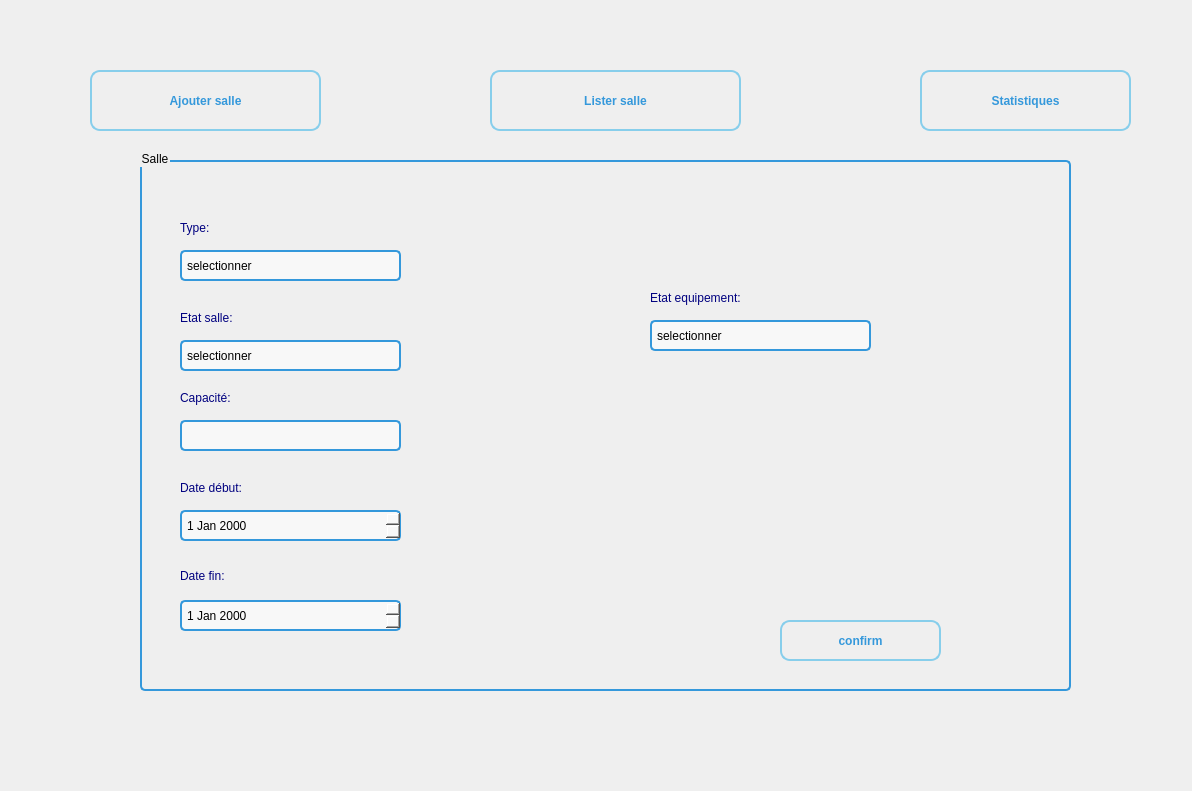
<?xml version="1.0" encoding="UTF-8"?>
<ui version="4.0">
 <class>Room</class>
 <widget class="QWidget" name="Room">
  <property name="geometry">
   <rect>
    <x>0</x>
    <y>0</y>
    <width>1192</width>
    <height>791</height>
   </rect>
  </property>
  <property name="windowTitle">
   <string>Form</string>
  </property>
  <property name="styleSheet">
   <string notr="true">QPushButton {
    background-color: transparent; /* Initially transparent background */
    color:#3498db;
    border: 2px solid #87CEEB;
    border-radius: 10px;
    padding: 10px 20px;
    font-weight: bold;

}
*{
  font: 75 11pt &quot;Poppins&quot;;
}
/* Hover effect */
QPushButton:hover {
    color:#fff;
    background-color: #64a1c2;
    border: 2px solid #4a7a8a;
}

/* Pressed effect */
QPushButton:pressed {
    background-color: #64a1c2;
    border: 2px solid #64a1c2;
    padding: 9px 19px;
}
QPushButton:checked {
    background-color: #64a1c2; /* Your desired color */
    border: none; /* Remove the border if needed */
}

QComboBox {
    padding: 5px;
    border: 2px solid #3498db;
    border-radius: 5px;
    background: #f8f8f8;
}

QComboBox::drop-down {
    subcontrol-origin: padding;
    subcontrol-position: right center;
    width: 20px; /* Ajustez la largeur selon vos besoins */
    border-left: none;
}

QComboBox::down-arrow {
    image: url(&quot;C:/Users/Emna/Desktop/Atelier_Connexion/image/fleche.png&quot;);
    width:10%; 
    height: 10%; 
}
QComboBox::drop-down:hover {
    background: #e0e0e0; /* Changer la couleur de fond au survol */
}

QGroupBox {
    border: 2px solid #3498db;
    border-radius: 5px;
    margin-top: 10px;
}

QGroupBox {
    subcontrol-origin: margin;
    subcontrol-position: top center;
    padding: 0 5px;
}
QLineEdit {
    padding: 5px;
    border: 2px solid #3498db;
    border-radius: 5px;
    background: #f8f8f8;
}


QLabel {
  
	font: 75 11pt &quot;Poppins&quot;;
	color: rgb(0, 0, 127);
}

QDateTimeEdit {
    font: &quot;Poppins&quot;;
    border: 2px solid #3498db;
    border-radius: 5px;
    padding: 3px;
    background: #f8f8f8;
}

QDateTimeEdit::drop-down {
    subcontrol-origin: padding;
    subcontrol-position: center right; /* Ajusté pour centrer verticalement */
    width: 15px;
    border-left: 2px solid #3498db;
    margin-right: 5px;
}

QDateTimeEdit::down-arrow {
   
    width: 10%;
    height: 10%;
    margin-right: 5px;
}

QDateTimeEdit::up-button, QDateTimeEdit::down-button {
    width: 10%; 
    height: 10%;
    image: url(&quot;C:/Users/Emna/Desktop/Atelier_Connexion/image/fleche2.png&quot;); 
    margin-right: 5px;
}

QDateTimeEdit::down-button {
    image: url(&quot;C:/Users/Emna/Desktop/Atelier_Connexion/image/fleche.png&quot;);
    margin-right: 5px;
}
QMenuBar {
    background-color: #3498db; /* Couleur de fond de la barre de menu */
}

QMenuBar::item {
    background-color: transparent; /* Couleur de fond des éléments de menu */
    padding: 5px 10px; /* Espacement intérieur des éléments de menu */
}

QMenuBar::item:selected {
    background-color: #2980b9; /* Couleur de fond lorsqu'un élément est sélectionné */
    color: #ffffff; /* Couleur du texte lorsqu'un élément est sélectionné */
}

QMenu {
    background-color: #ffffff; /* Couleur de fond des sous-menus */
    border: 1px solid #3498db; /* Bordure des sous-menus */
}

QMenu::item {
    padding: 5px 15px; /* Espacement intérieur des éléments de sous-menu */
}

QMenu::item:selected {
    background-color: #3498db; /* Couleur de fond lorsqu'un élément de sous-menu est sélectionné */
    color: #ffffff; /* Couleur du texte lorsqu'un élément de sous-menu est sélectionné */
}
QStatusBar {
    background-color: #3498db; /* Couleur de fond de la barre d'état */
    color: #ffffff; /* Couleur du texte dans la barre d'état */
}

QStatusBar::item {
    border: none; /* Supprimer la bordure des éléments de la barre d'état */
}

</string>
  </property>
  <widget class="QWidget" name="widget_3" native="true">
   <property name="geometry">
    <rect>
     <x>920</x>
     <y>80</y>
     <width>61</width>
     <height>41</height>
    </rect>
   </property>
   <property name="styleSheet">
    <string notr="true">QWidget{
    image: url(&quot;C:/Users/Emna/Desktop/Atelier_Connexion/image/statii.png&quot;);
    width:10%; 
    height: 10%; 
}</string>
   </property>
  </widget>
  <widget class="QWidget" name="widget_2" native="true">
   <property name="geometry">
    <rect>
     <x>510</x>
     <y>80</y>
     <width>61</width>
     <height>41</height>
    </rect>
   </property>
   <property name="styleSheet">
    <string notr="true">QWidget{
    image: url(&quot;C:/Users/Emna/Desktop/Atelier_Connexion/image/list.png&quot;);
    width:20%; 
    height: 20%; 
}</string>
   </property>
  </widget>
  <widget class="QStackedWidget" name="st">
   <property name="geometry">
    <rect>
     <x>60</x>
     <y>140</y>
     <width>1041</width>
     <height>561</height>
    </rect>
   </property>
   <property name="currentIndex">
    <number>0</number>
   </property>
   <widget class="QWidget" name="page">
    <widget class="QGroupBox" name="groupBox">
     <property name="geometry">
      <rect>
       <x>80</x>
       <y>10</y>
       <width>931</width>
       <height>541</height>
      </rect>
     </property>
     <property name="title">
      <string>Salle</string>
     </property>
     <widget class="QLabel" name="label_2">
      <property name="geometry">
       <rect>
        <x>40</x>
        <y>70</y>
        <width>61</width>
        <height>16</height>
       </rect>
      </property>
      <property name="text">
       <string>Type:</string>
      </property>
     </widget>
     <widget class="QLabel" name="label_3">
      <property name="geometry">
       <rect>
        <x>40</x>
        <y>160</y>
        <width>101</width>
        <height>16</height>
       </rect>
      </property>
      <property name="text">
       <string>Etat salle:</string>
      </property>
     </widget>
     <widget class="QLabel" name="label_4">
      <property name="geometry">
       <rect>
        <x>40</x>
        <y>240</y>
        <width>111</width>
        <height>16</height>
       </rect>
      </property>
      <property name="text">
       <string>Capacité:</string>
      </property>
     </widget>
     <widget class="QLabel" name="label_5">
      <property name="geometry">
       <rect>
        <x>40</x>
        <y>330</y>
        <width>141</width>
        <height>16</height>
       </rect>
      </property>
      <property name="text">
       <string>Date début:</string>
      </property>
     </widget>
     <widget class="QLabel" name="label_6">
      <property name="geometry">
       <rect>
        <x>40</x>
        <y>400</y>
        <width>161</width>
        <height>51</height>
       </rect>
      </property>
      <property name="text">
       <string>Date fin:</string>
      </property>
     </widget>
     <widget class="QLineEdit" name="lineEdit_4">
      <property name="geometry">
       <rect>
        <x>40</x>
        <y>270</y>
        <width>221</width>
        <height>31</height>
       </rect>
      </property>
     </widget>
     <widget class="QPushButton" name="pushButton">
      <property name="geometry">
       <rect>
        <x>640</x>
        <y>470</y>
        <width>161</width>
        <height>41</height>
       </rect>
      </property>
      <property name="text">
       <string>confirm</string>
      </property>
     </widget>
     <widget class="QComboBox" name="comboBox">
      <property name="geometry">
       <rect>
        <x>40</x>
        <y>190</y>
        <width>221</width>
        <height>31</height>
       </rect>
      </property>
      <item>
       <property name="text">
        <string>selectionner</string>
       </property>
      </item>
      <item>
       <property name="text">
        <string>en marche</string>
       </property>
      </item>
      <item>
       <property name="text">
        <string>En equipement</string>
       </property>
      </item>
      <item>
       <property name="text">
        <string>En reperation</string>
       </property>
      </item>
     </widget>
     <widget class="QDateEdit" name="dateEdit">
      <property name="geometry">
       <rect>
        <x>40</x>
        <y>360</y>
        <width>221</width>
        <height>31</height>
       </rect>
      </property>
     </widget>
     <widget class="QDateEdit" name="dateEdit_2">
      <property name="geometry">
       <rect>
        <x>40</x>
        <y>450</y>
        <width>221</width>
        <height>31</height>
       </rect>
      </property>
     </widget>
     <widget class="QComboBox" name="equi">
      <property name="geometry">
       <rect>
        <x>510</x>
        <y>170</y>
        <width>221</width>
        <height>31</height>
       </rect>
      </property>
      <item>
       <property name="text">
        <string>selectionner</string>
       </property>
      </item>
      <item>
       <property name="text">
        <string>non equipe</string>
       </property>
      </item>
      <item>
       <property name="text">
        <string>equipe</string>
       </property>
      </item>
      <item>
       <property name="text">
        <string>En reperation</string>
       </property>
      </item>
     </widget>
     <widget class="QLabel" name="label_7">
      <property name="geometry">
       <rect>
        <x>510</x>
        <y>140</y>
        <width>181</width>
        <height>16</height>
       </rect>
      </property>
      <property name="text">
       <string>Etat equipement:</string>
      </property>
     </widget>
     <widget class="QComboBox" name="comboBox_2">
      <property name="enabled">
       <bool>true</bool>
      </property>
      <property name="geometry">
       <rect>
        <x>40</x>
        <y>100</y>
        <width>221</width>
        <height>31</height>
       </rect>
      </property>
      <property name="whatsThis">
       <string>ggg</string>
      </property>
      <item>
       <property name="text">
        <string>selectionner</string>
       </property>
      </item>
      <item>
       <property name="text">
        <string>formation</string>
       </property>
      </item>
      <item>
       <property name="text">
        <string>impression</string>
       </property>
      </item>
      <item>
       <property name="text">
        <string>couture</string>
       </property>
      </item>
      <item>
       <property name="text">
        <string>chimie</string>
       </property>
      </item>
      <item>
       <property name="text">
        <string>informatique</string>
       </property>
      </item>
     </widget>
     <widget class="QWidget" name="widget_4" native="true">
      <property name="geometry">
       <rect>
        <x>760</x>
        <y>450</y>
        <width>71</width>
        <height>41</height>
       </rect>
      </property>
      <property name="styleSheet">
       <string notr="true">QWidget{
    image: url(&quot;C:/Users/Emna/Desktop/Atelier_Connexion/image/load.png&quot;);
    width:10%; 
    height: 10%; 
}</string>
      </property>
     </widget>
    </widget>
   </widget>
   <widget class="QWidget" name="page_3"/>
   <widget class="QWidget" name="page_2"/>
  </widget>
  <widget class="QPushButton" name="list">
   <property name="geometry">
    <rect>
     <x>490</x>
     <y>70</y>
     <width>251</width>
     <height>61</height>
    </rect>
   </property>
   <property name="text">
    <string>Lister salle</string>
   </property>
  </widget>
  <widget class="QPushButton" name="stat">
   <property name="geometry">
    <rect>
     <x>920</x>
     <y>70</y>
     <width>211</width>
     <height>61</height>
    </rect>
   </property>
   <property name="text">
    <string>Statistiques</string>
   </property>
  </widget>
  <widget class="QPushButton" name="add">
   <property name="geometry">
    <rect>
     <x>90</x>
     <y>70</y>
     <width>231</width>
     <height>61</height>
    </rect>
   </property>
   <property name="text">
    <string>Ajouter salle</string>
   </property>
  </widget>
  <widget class="QLabel" name="label">
   <property name="geometry">
    <rect>
     <x>74</x>
     <y>74</y>
     <width>56</width>
     <height>51</height>
    </rect>
   </property>
   <property name="text">
    <string/>
   </property>
   <property name="pixmap">
    <pixmap resource="../reservation/res.qrc">:/icon/plus2.png</pixmap>
   </property>
   <property name="scaledContents">
    <bool>true</bool>
   </property>
  </widget>
  <zorder>stat</zorder>
  <zorder>list</zorder>
  <zorder>add</zorder>
  <zorder>widget_3</zorder>
  <zorder>widget_2</zorder>
  <zorder>st</zorder>
  <zorder>label</zorder>
 </widget>
 <resources>
  <include location="../reservation/res.qrc"/>
 </resources>
 <connections/>
</ui>
